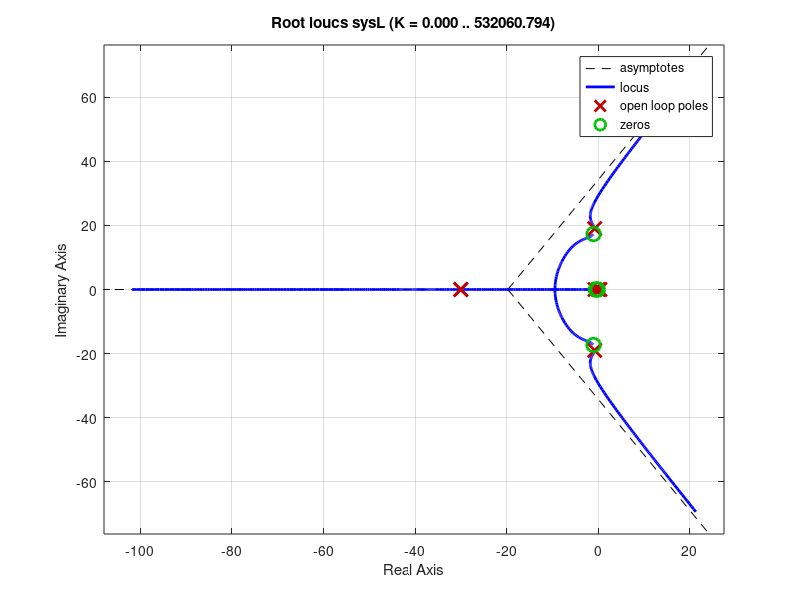
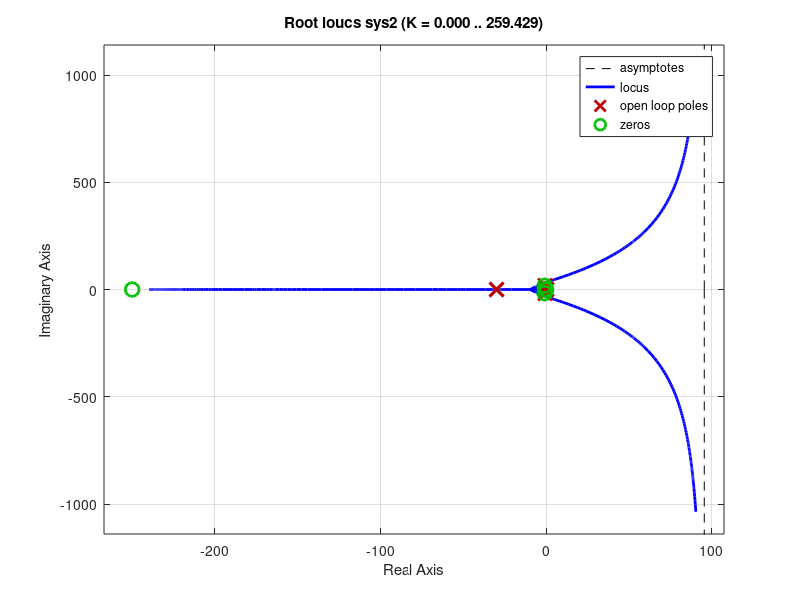

Source code (MATLAB) for these figures, in order:
%
% Aramis Kelkelyan
% MAE 476: Final P1
% Date: 12/16/2022
%-----------------------------------------
clear;clc;clf;
b1 = conv([1 0.1], [1 0.5]);
b2 = conv(b1, [1 2 300]);

a1 = conv(conv([1 0],[1 -0.4]),[1 0.7]);
a2 = conv(conv(a1, [1 30]),[1 30]);
a3 = conv(a2, [1 1.5 361]);

%Check root locus graphs
%Change numerator and denominator as neccessary
num = b2;
den = a3;
sysL = tf(num,den);
rlocus(sysL);

%To find the breakaway points...
c1 = conv(num,diff(den)) - conv(den,diff(num));
brk_in_away = roots(c1); %manually eliminate the points that do not fit the root locus
%also eliminate points not on real axis

%% Part B
figure(2);
num2 = conv(num, [4000 4000*250]);
sys2 = tf(num2, den);
disp(roots(num2));
rlocus(sys2);
